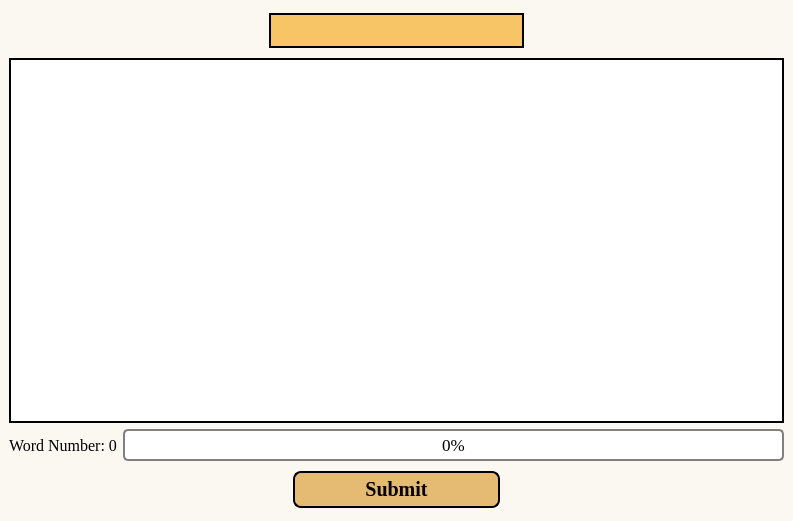
<?xml version="1.0" encoding="UTF-8"?>
<ui version="4.0">
 <class>MainWindow</class>
 <widget class="QMainWindow" name="MainWindow">
  <property name="geometry">
   <rect>
    <x>0</x>
    <y>0</y>
    <width>793</width>
    <height>521</height>
   </rect>
  </property>
  <property name="windowTitle">
   <string>MainWindow</string>
  </property>
  <property name="styleSheet">
   <string notr="true">background-color: #FAF8F1;
</string>
  </property>
  <widget class="QWidget" name="centralwidget">
   <layout class="QVBoxLayout" name="verticalLayout">
    <item>
     <layout class="QHBoxLayout" name="horizontalLayout">
      <item>
       <spacer name="horizontalSpacer">
        <property name="orientation">
         <enum>Qt::Horizontal</enum>
        </property>
        <property name="sizeHint" stdset="0">
         <size>
          <width>40</width>
          <height>20</height>
         </size>
        </property>
       </spacer>
      </item>
      <item>
       <widget class="QLabel" name="timerLabel">
        <property name="sizePolicy">
         <sizepolicy hsizetype="Expanding" vsizetype="Fixed">
          <horstretch>0</horstretch>
          <verstretch>0</verstretch>
         </sizepolicy>
        </property>
        <property name="font">
         <font>
          <family>Times New Roman</family>
          <pointsize>20</pointsize>
          <bold>true</bold>
         </font>
        </property>
        <property name="styleSheet">
         <string notr="true">color: #333;
border: 2px solid black; /* Black border */
background-color: #F7C566;
text-align: center;
line-height: 40px;
margin: 4px 2px;</string>
        </property>
        <property name="text">
         <string/>
        </property>
        <property name="textFormat">
         <enum>Qt::MarkdownText</enum>
        </property>
        <property name="alignment">
         <set>Qt::AlignCenter</set>
        </property>
        <property name="margin">
         <number>1</number>
        </property>
        <property name="indent">
         <number>1</number>
        </property>
       </widget>
      </item>
      <item>
       <spacer name="horizontalSpacer_2">
        <property name="orientation">
         <enum>Qt::Horizontal</enum>
        </property>
        <property name="sizeHint" stdset="0">
         <size>
          <width>40</width>
          <height>20</height>
         </size>
        </property>
       </spacer>
      </item>
     </layout>
    </item>
    <item>
     <widget class="QTextEdit" name="textEdit">
      <property name="font">
       <font>
        <family>Times New Roman</family>
        <pointsize>16</pointsize>
       </font>
      </property>
      <property name="styleSheet">
       <string notr="true">background-color: rgb(255, 255, 255);
border: 2px solid black; /* Black border */</string>
      </property>
     </widget>
    </item>
    <item>
     <layout class="QHBoxLayout" name="horizontalLayout_3">
      <item>
       <widget class="QLabel" name="label">
        <property name="sizePolicy">
         <sizepolicy hsizetype="Minimum" vsizetype="Preferred">
          <horstretch>0</horstretch>
          <verstretch>0</verstretch>
         </sizepolicy>
        </property>
        <property name="font">
         <font>
          <family>Times New Roman</family>
          <pointsize>12</pointsize>
         </font>
        </property>
        <property name="text">
         <string>Word Number: 0</string>
        </property>
       </widget>
      </item>
      <item>
       <widget class="QProgressBar" name="progressBar">
        <property name="font">
         <font>
          <family>Times New Roman</family>
          <pointsize>13</pointsize>
         </font>
        </property>
        <property name="styleSheet">
         <string notr="true">QProgressBar {
    border: 2px solid gray;
    border-radius: 5px;
    text-align: center;
    padding: 0;
    background: white;
}

QProgressBar::chunk {
    background-color: #6A9C89; /* Color of the progress bar squares */
    width: 10px; /* Width of each square */
    height: 20px; /* Height of each square */
    margin: 1px; /* Space between squares */
}
</string>
        </property>
        <property name="value">
         <number>0</number>
        </property>
       </widget>
      </item>
     </layout>
    </item>
    <item>
     <layout class="QHBoxLayout" name="horizontalLayout_2">
      <item>
       <spacer name="horizontalSpacer_3">
        <property name="orientation">
         <enum>Qt::Horizontal</enum>
        </property>
        <property name="sizeHint" stdset="0">
         <size>
          <width>40</width>
          <height>20</height>
         </size>
        </property>
       </spacer>
      </item>
      <item>
       <widget class="QPushButton" name="Submit">
        <property name="font">
         <font>
          <family>Times New Roman</family>
          <pointsize>-1</pointsize>
          <bold>true</bold>
          <underline>false</underline>
          <strikeout>false</strikeout>
         </font>
        </property>
        <property name="styleSheet">
         <string notr="true">background-color: #E5BA73;
border: 2px solid black; /* Black border */
color: black;
padding: 5px 70px;
text-align: center;
font-size:20px;
margin: 4px 2px;
border-radius: 8px;</string>
        </property>
        <property name="text">
         <string>Submit</string>
        </property>
       </widget>
      </item>
      <item>
       <spacer name="horizontalSpacer_4">
        <property name="orientation">
         <enum>Qt::Horizontal</enum>
        </property>
        <property name="sizeHint" stdset="0">
         <size>
          <width>40</width>
          <height>20</height>
         </size>
        </property>
       </spacer>
      </item>
     </layout>
    </item>
   </layout>
  </widget>
 </widget>
 <resources/>
 <connections/>
</ui>
